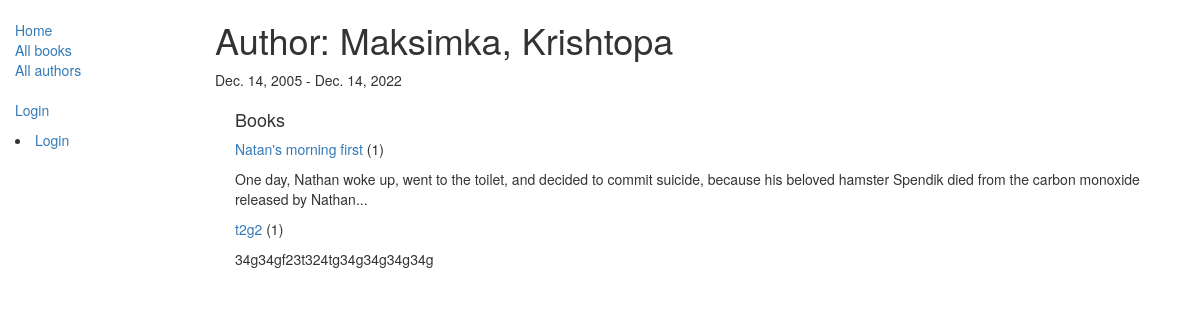
The app's page /catalog/author/1 with its own data.
### catalog/models.py (models this page shows, shortened)
class Author(models.Model):
    first_name = models.CharField(max_length=100)
    last_name = models.CharField(max_length=100)
    date_of_birth = models.DateField(null=True, blank=True)
    date_of_death = models.DateField('Died', null=True, blank=True)

class Book(models.Model):
    title = models.CharField(max_length=200)
    author = models.ForeignKey('Author', on_delete=models.SET_NULL, null=True)
    summary = models.TextField(max_length=1000, help_text="Enter a brief description of the book")
    isbn = models.CharField('ISBN', max_length=13,
                            help_text='13 Character <a href="https://www.isbn-international.org/content/what-isbn'
                                      '">ISBN number</a>')
    genre = models.ManyToManyField(Genre, help_text="Select a genre for this book")
    def display_genre(self):
        """
        Creates a string for the Genre. This is required to display genre in Admin.
        """
        return ', '.join([genre.name for genre in self.genre.all()[:3]])
    display_genre.short_description = 'Genre'

### catalog/views.py (the view)
# urls.py: path('author/<int:pk>', views.AuthorDetailView.as_view(), name='author-detail'),
class AuthorDetailView(generic.DetailView):
    model = Author

### catalog/templates/catalog/author_detail.html
{% extends "base_generic.html" %}
{% block content %}
<h1>Author: {{ author.first_name }}, {{ author.last_name }}</h1>
<p>{{author.date_of_birth}} - {{author.date_of_death}}</p>
<div style="margin-left:20px;margin-top:20px">
<h4>Books</h4>
{% for book in author.book_set.all %}
<p><a href="{% url 'book-detail' book.pk%}">{{book.title}}</a> ({{book.bookinstance_set.all.count}})</p>
<p>{{book.summary}}</p>
{% endfor %}
</div>
{% endblock %}

### records on screen
Author: first_name "Maksimka", last_name "Krishtopa", date_of_birth "Dec. 14, 2005", date_of_death "Dec. 14, 2022"
Book: title "Natan's morning first", bookinstance_set.all.count "1", summary "One day, Nathan woke up, went to the toilet, and decided to commit suicide, because his beloved hamster Spendik died from the carbon monoxide released by Nathan..."
Book: title "t2g2", bookinstance_set.all.count "1", summary "34g34gf23t324tg34g34g34g34g"
